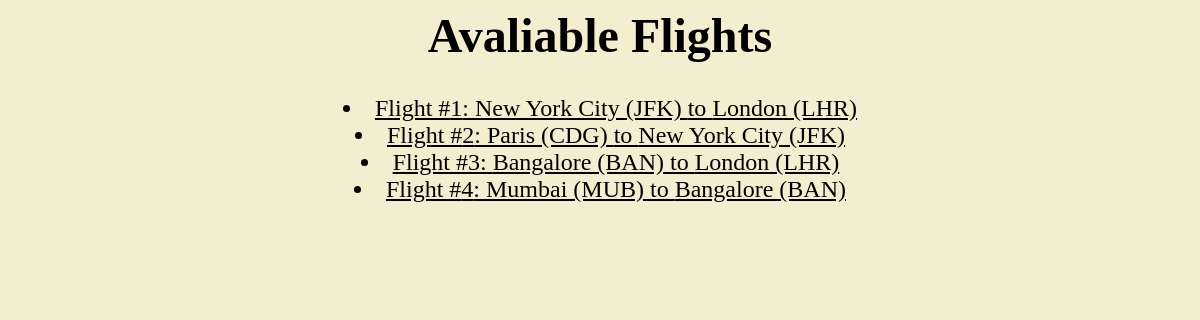
The page / on the database its author committed.
### flights/models.py (models this page shows, shortened)
class Flight(models.Model):
    origin = models.ForeignKey(Airport, on_delete=models.CASCADE, related_name="departures")
    destination = models.ForeignKey(Airport, on_delete=models.CASCADE, related_name="arrivals")
    duration = models.IntegerField()

class Airport(models.Model):
    code = models.CharField(max_length=3)
    city = models.CharField(max_length=64)
    def __str__(self):
        return f"{self.city} ({self.code})"

### flights/views.py (the view)
# urls.py: path("", views.index, name="index"),
def index(request):
    context = {
        "flights": Flight.objects.all()
    }
    return render(request, "flights/index.html", context)

### flights/templates/flights/index.html (shortened to what this page needs)
{% load static %}
<link rel="stylesheet" type="text/css" href="{% static 'flights/styles.css' %}">
<body style="background-color:rgb(243, 238, 208);">
{% block body %}
    <h1> Avaliable Flights</h1>
    {% for flight in flights %}
        <li>
            <a href="{% url 'flight' flight.id %}">
                Flight #{{ flight.id }}: {{ flight.origin }} to {{ flight.destination }}
            </a>
        </li>
    {% endfor %}
{% endblock %}
</body>

### flights/static/flights/styles.css (style rules this page uses)
li a { color:black; text-align: center; font-size: x-large; }
body { background:lightblue url("images/background.gif") no-repeat; text-align: center; font-size: x-large; }
h1 { color: black; text-align: center; }

### rows shown on the page
Flight: id "1", origin "New York City (JFK)", destination "London (LHR)"
Flight: id "2", origin "Paris (CDG)", destination "New York City (JFK)"
Flight: id "3", origin "Bangalore (BAN)", destination "London (LHR)"
Flight: id "4", origin "Mumbai (MUB)", destination "Bangalore (BAN)"
